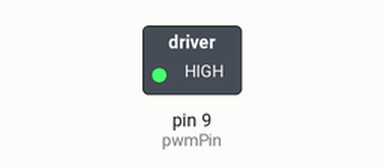
Recording of a sketch running on a simulated Arduino Uno, built with avr-gcc and run on an emulated ATmega328P. Parts: switched loads named in the sketch (green lamp = pin HIGH).

Above: at 0.1 s.
Timing chart, 0 to 1.6 s (numbered marks = the images above):
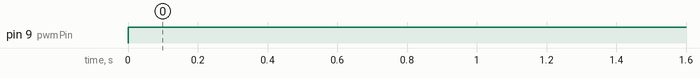

Measured:
- by itself, pin 9 (pwmPin): LOW → HIGH at 0.00 s

The sketch:

Task6_analogWrite_PWM.ino
```cpp
// ME381 ROBOTICS: Experiment 1
// Task6: Analog Write
// Connect pin 9 to multimeter +ve and GND to multimeter -ve. Try changing the pwmValue and observer multimeter voltage.

const int pwmPin = 9;  // PWM output pin

void setup() {
  pinMode(pwmPin, OUTPUT);  // Set the PWM pin as an output
}

void loop() {
  int pwmValue=255;
  analogWrite(pwmPin, pwmValue);
  delay(10);

}
```
